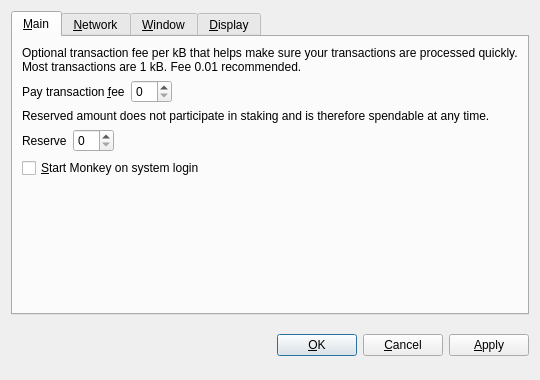
<?xml version="1.0" encoding="UTF-8"?>
<ui version="4.0">
 <class>OptionsDialog</class>
 <widget class="QDialog" name="OptionsDialog">
  <property name="geometry">
   <rect>
    <x>0</x>
    <y>0</y>
    <width>540</width>
    <height>380</height>
   </rect>
  </property>
  <property name="windowTitle">
   <string>Options</string>
  </property>
  <property name="modal">
   <bool>true</bool>
  </property>
  <layout class="QVBoxLayout" name="verticalLayout">
   <item>
    <widget class="QTabWidget" name="tabWidget">
     <property name="tabPosition">
      <enum>QTabWidget::North</enum>
     </property>
     <property name="currentIndex">
      <number>0</number>
     </property>
     <widget class="QWidget" name="tabMain">
      <attribute name="title">
       <string>&amp;Main</string>
      </attribute>
      <layout class="QVBoxLayout" name="verticalLayout_Main">
       <item>
        <widget class="QLabel" name="transactionFeeInfoLabel">
         <property name="text">
          <string>Optional transaction fee per kB that helps make sure your transactions are processed quickly. Most transactions are 1 kB. Fee 0.01 recommended.</string>
         </property>
         <property name="textFormat">
          <enum>Qt::PlainText</enum>
         </property>
         <property name="wordWrap">
          <bool>true</bool>
         </property>
        </widget>
       </item>
       <item>
        <layout class="QHBoxLayout" name="horizontalLayoutFee">
         <item>
          <widget class="QLabel" name="transactionFeeLabel">
           <property name="text">
            <string>Pay transaction &amp;fee</string>
           </property>
           <property name="textFormat">
            <enum>Qt::PlainText</enum>
           </property>
           <property name="buddy">
            <cstring>transactionFee</cstring>
           </property>
          </widget>
         </item>
         <item>
          <widget class="BitcoinAmountField" name="transactionFee"/>
         </item>
         <item>
          <spacer name="horizontalSpacerFee">
           <property name="orientation">
            <enum>Qt::Horizontal</enum>
           </property>
           <property name="sizeHint" stdset="0">
            <size>
             <width>40</width>
             <height>20</height>
            </size>
           </property>
          </spacer>
         </item>
        </layout>
       </item>
       <item>
        <widget class="QLabel" name="reserveBalanceInfoLabel">
         <property name="text">
          <string>Reserved amount does not participate in staking and is therefore spendable at any time.</string>
         </property>
         <property name="textFormat">
          <enum>Qt::PlainText</enum>
         </property>
         <property name="wordWrap">
          <bool>true</bool>
         </property>
        </widget>
       </item>
       <item>
        <layout class="QHBoxLayout" name="horizontalLayoutReserveBalance">
         <item>
          <widget class="QLabel" name="reserveBalanceLabel">
           <property name="text">
            <string>Reserve</string>
           </property>
           <property name="textFormat">
            <enum>Qt::PlainText</enum>
           </property>
           <property name="buddy">
            <cstring>reserveBalance</cstring>
           </property>
          </widget>
         </item>
         <item>
          <widget class="BitcoinAmountField" name="reserveBalance"/>
         </item>
         <item>
          <spacer name="horizontalSpacerReserveBalance">
           <property name="orientation">
            <enum>Qt::Horizontal</enum>
           </property>
           <property name="sizeHint" stdset="0">
            <size>
             <width>40</width>
             <height>20</height>
            </size>
           </property>
          </spacer>
         </item>
        </layout>
       </item>
       <item>
        <widget class="QCheckBox" name="bitcoinAtStartup">
         <property name="toolTip">
          <string>Automatically start Monkey after logging in to the system.</string>
         </property>
         <property name="text">
          <string>&amp;Start Monkey on system login</string>
         </property>
        </widget>
       </item>
       <item>
        <spacer name="verticalSpacer_Main">
         <property name="orientation">
          <enum>Qt::Vertical</enum>
         </property>
         <property name="sizeHint" stdset="0">
          <size>
           <width>20</width>
           <height>40</height>
          </size>
         </property>
        </spacer>
       </item>
      </layout>
     </widget>
     <widget class="QWidget" name="tabNetwork">
      <attribute name="title">
       <string>&amp;Network</string>
      </attribute>
      <layout class="QVBoxLayout" name="verticalLayout_Network">
       <item>
        <widget class="QCheckBox" name="mapPortUpnp">
         <property name="toolTip">
          <string>Automatically open the Monkey client port on the router. This only works when your router supports UPnP and it is enabled.</string>
         </property>
         <property name="text">
          <string>Map port using &amp;UPnP</string>
         </property>
        </widget>
       </item>
       <item>
        <widget class="QCheckBox" name="connectSocks">
         <property name="toolTip">
          <string>Connect to the Monkey network through a SOCKS5 proxy (e.g. when connecting through Tor).</string>
         </property>
         <property name="text">
          <string>&amp;Connect through SOCKS5 proxy:</string>
         </property>
        </widget>
       </item>
       <item>
        <layout class="QHBoxLayout" name="horizontalLayout_Network">
         <item>
          <widget class="QLabel" name="proxyIpLabel">
           <property name="text">
            <string>Proxy &amp;IP:</string>
           </property>
           <property name="textFormat">
            <enum>Qt::PlainText</enum>
           </property>
           <property name="buddy">
            <cstring>proxyIp</cstring>
           </property>
          </widget>
         </item>
         <item>
          <widget class="QValidatedLineEdit" name="proxyIp">
           <property name="maximumSize">
            <size>
             <width>140</width>
             <height>16777215</height>
            </size>
           </property>
           <property name="toolTip">
            <string>IP address of the proxy (e.g. 127.0.0.1)</string>
           </property>
          </widget>
         </item>
         <item>
          <widget class="QLabel" name="proxyPortLabel">
           <property name="text">
            <string>&amp;Port:</string>
           </property>
           <property name="textFormat">
            <enum>Qt::PlainText</enum>
           </property>
           <property name="buddy">
            <cstring>proxyPort</cstring>
           </property>
          </widget>
         </item>
         <item>
          <widget class="QLineEdit" name="proxyPort">
           <property name="maximumSize">
            <size>
             <width>55</width>
             <height>16777215</height>
            </size>
           </property>
           <property name="toolTip">
            <string>Port of the proxy (e.g. 9050)</string>
           </property>
          </widget>
         </item>
         <item>
          <spacer name="horizontalSpacer_Network">
           <property name="orientation">
            <enum>Qt::Horizontal</enum>
           </property>
           <property name="sizeHint" stdset="0">
            <size>
             <width>40</width>
             <height>20</height>
            </size>
           </property>
          </spacer>
         </item>
        </layout>
       </item>
       <item>
        <spacer name="verticalSpacer_Network">
         <property name="orientation">
          <enum>Qt::Vertical</enum>
         </property>
         <property name="sizeHint" stdset="0">
          <size>
           <width>20</width>
           <height>40</height>
          </size>
         </property>
        </spacer>
       </item>
      </layout>
     </widget>
     <widget class="QWidget" name="tabWindow">
      <attribute name="title">
       <string>&amp;Window</string>
      </attribute>
      <layout class="QVBoxLayout" name="verticalLayout_Window">
       <item>
        <widget class="QCheckBox" name="minimizeToTray">
         <property name="toolTip">
          <string>Show only a tray icon after minimizing the window.</string>
         </property>
         <property name="text">
          <string>&amp;Minimize to the tray instead of the taskbar</string>
         </property>
        </widget>
       </item>
       <item>
        <widget class="QCheckBox" name="minimizeOnClose">
         <property name="toolTip">
          <string>Minimize instead of exit the application when the window is closed. When this option is enabled, the application will be closed only after selecting Quit in the menu.</string>
         </property>
         <property name="text">
          <string>M&amp;inimize on close</string>
         </property>
        </widget>
       </item>
       <item>
        <spacer name="verticalSpacer_Window">
         <property name="orientation">
          <enum>Qt::Vertical</enum>
         </property>
         <property name="sizeHint" stdset="0">
          <size>
           <width>20</width>
           <height>40</height>
          </size>
         </property>
        </spacer>
       </item>
      </layout>
     </widget>
     <widget class="QWidget" name="tabDisplay">
      <attribute name="title">
       <string>&amp;Display</string>
      </attribute>
      <layout class="QVBoxLayout" name="verticalLayout_Display">
       <item>
        <layout class="QHBoxLayout" name="horizontalLayout_1_Display">
         <item>
          <widget class="QLabel" name="langLabel">
           <property name="text">
            <string>User Interface &amp;language:</string>
           </property>
           <property name="textFormat">
            <enum>Qt::PlainText</enum>
           </property>
           <property name="buddy">
            <cstring>lang</cstring>
           </property>
          </widget>
         </item>
         <item>
          <widget class="QValueComboBox" name="lang">
           <property name="toolTip">
            <string>The user interface language can be set here. This setting will take effect after restarting Monkey.</string>
           </property>
          </widget>
         </item>
        </layout>
       </item>
       <item>
        <layout class="QHBoxLayout" name="horizontalLayout_2_Display">
         <item>
          <widget class="QLabel" name="unitLabel">
           <property name="text">
            <string>&amp;Unit to show amounts in:</string>
           </property>
           <property name="textFormat">
            <enum>Qt::PlainText</enum>
           </property>
           <property name="buddy">
            <cstring>unit</cstring>
           </property>
          </widget>
         </item>
         <item>
          <widget class="QValueComboBox" name="unit">
           <property name="toolTip">
            <string>Choose the default subdivision unit to show in the interface and when sending coins.</string>
           </property>
          </widget>
         </item>
        </layout>
       </item>
       <item>
        <widget class="QCheckBox" name="coinControlFeatures">
         <property name="toolTip">
          <string>Whether to show coin control features or not.</string>
         </property>
         <property name="text">
          <string>Display coin &amp;control features (experts only!)</string>
         </property>
        </widget>
       </item>
       <item>
        <widget class="QCheckBox" name="minimizeCoinAge">
         <property name="toolTip">
          <string>Whether to select the coin outputs randomly or with minimal coin age.</string>
         </property>
         <property name="text">
          <string>Minimize weight consumption (experimental)</string>
         </property>
        </widget>
       </item>
       <item>
        <widget class="QCheckBox" name="useBlackTheme">
         <property name="text">
          <string>Use black visual theme (requires restart)</string>
         </property>
        </widget>
       </item>
       <item>
        <spacer name="verticalSpacer_Display">
         <property name="orientation">
          <enum>Qt::Vertical</enum>
         </property>
         <property name="sizeHint" stdset="0">
          <size>
           <width>20</width>
           <height>40</height>
          </size>
         </property>
        </spacer>
       </item>
      </layout>
     </widget>
    </widget>
   </item>
   <item>
    <layout class="QHBoxLayout" name="horizontalLayout_Buttons">
     <item>
      <spacer name="horizontalSpacer_1">
       <property name="orientation">
        <enum>Qt::Horizontal</enum>
       </property>
       <property name="sizeHint" stdset="0">
        <size>
         <width>40</width>
         <height>48</height>
        </size>
       </property>
      </spacer>
     </item>
     <item>
      <widget class="QLabel" name="statusLabel">
       <property name="font">
        <font>
         <weight>75</weight>
         <bold>true</bold>
        </font>
       </property>
       <property name="text">
        <string/>
       </property>
       <property name="textFormat">
        <enum>Qt::PlainText</enum>
       </property>
       <property name="wordWrap">
        <bool>true</bool>
       </property>
      </widget>
     </item>
     <item>
      <spacer name="horizontalSpacer_2">
       <property name="orientation">
        <enum>Qt::Horizontal</enum>
       </property>
       <property name="sizeHint" stdset="0">
        <size>
         <width>40</width>
         <height>48</height>
        </size>
       </property>
      </spacer>
     </item>
     <item>
      <widget class="QPushButton" name="okButton">
       <property name="text">
        <string>&amp;OK</string>
       </property>
      </widget>
     </item>
     <item>
      <widget class="QPushButton" name="cancelButton">
       <property name="text">
        <string>&amp;Cancel</string>
       </property>
       <property name="autoDefault">
        <bool>false</bool>
       </property>
      </widget>
     </item>
     <item>
      <widget class="QPushButton" name="applyButton">
       <property name="text">
        <string>&amp;Apply</string>
       </property>
       <property name="autoDefault">
        <bool>false</bool>
       </property>
      </widget>
     </item>
    </layout>
   </item>
  </layout>
 </widget>
 <customwidgets>
  <customwidget>
   <class>BitcoinAmountField</class>
   <extends>QSpinBox</extends>
   <header>bitcoinamountfield.h</header>
  </customwidget>
  <customwidget>
   <class>QValueComboBox</class>
   <extends>QComboBox</extends>
   <header>qvaluecombobox.h</header>
  </customwidget>
  <customwidget>
   <class>QValidatedLineEdit</class>
   <extends>QLineEdit</extends>
   <header>qvalidatedlineedit.h</header>
  </customwidget>
 </customwidgets>
 <resources/>
 <connections/>
</ui>
